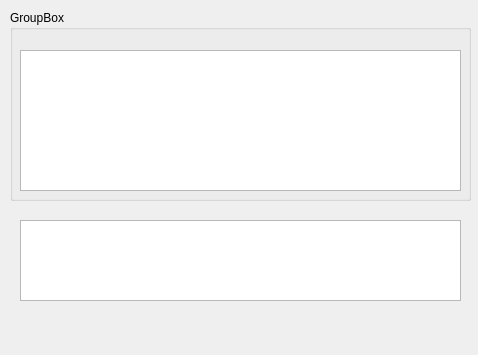
<?xml version="1.0" encoding="UTF-8"?>
<ui version="4.0">
 <class>ChatBox</class>
 <widget class="QWidget" name="ChatBox">
  <property name="geometry">
   <rect>
    <x>0</x>
    <y>0</y>
    <width>478</width>
    <height>355</height>
   </rect>
  </property>
  <property name="windowTitle">
   <string>Form</string>
  </property>
  <widget class="QTextEdit" name="input">
   <property name="geometry">
    <rect>
     <x>20</x>
     <y>220</y>
     <width>441</width>
     <height>81</height>
    </rect>
   </property>
  </widget>
  <widget class="QGroupBox" name="groupBox">
   <property name="geometry">
    <rect>
     <x>10</x>
     <y>10</y>
     <width>461</width>
     <height>191</height>
    </rect>
   </property>
   <property name="title">
    <string>GroupBox</string>
   </property>
   <widget class="QListWidget" name="output">
    <property name="geometry">
     <rect>
      <x>10</x>
      <y>40</y>
      <width>441</width>
      <height>141</height>
     </rect>
    </property>
   </widget>
  </widget>
 </widget>
 <resources/>
 <connections/>
</ui>
